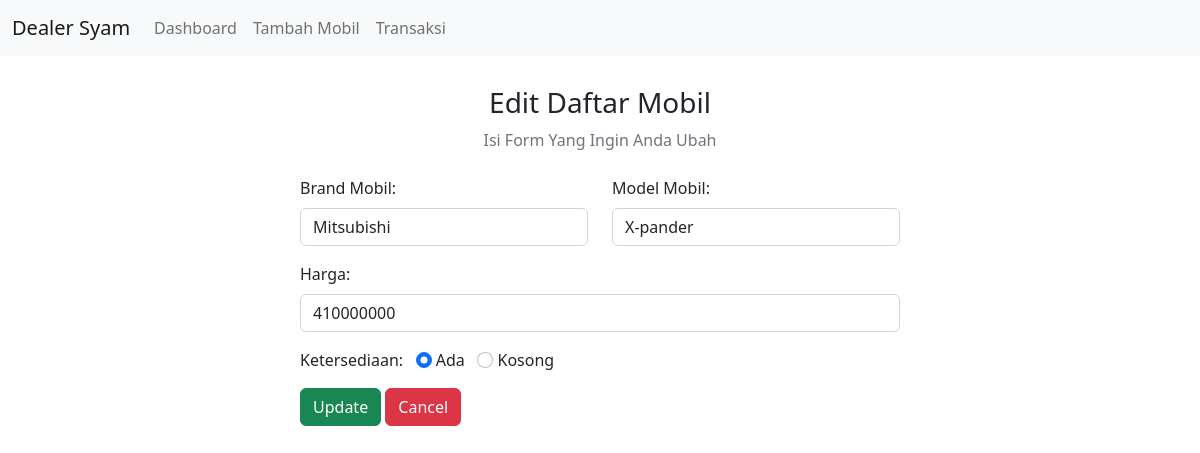
Page /edit.php?id=7448 on the committed database.
### tables this page shows
CREATE TABLE `produk` (
  `id` int(255) NOT NULL,
  `brand` varchar(255) NOT NULL,
  `model` varchar(255) NOT NULL,
  `harga` int(255) NOT NULL,
  `sedia` varchar(255) NOT NULL
);

### edit.php (the view, shortened to what this page needs)
<?php
include "db_conn.php"; include "header.php";
$id = $_GET["id"];
?>
<div class="container">
  <div class="text-center mb-4">
    <h3>Edit Daftar Mobil</h3>
    <p class="text-muted">Isi Form Yang Ingin Anda Ubah</p>
  </div>
  <?php
  $sql = "SELECT * FROM `produk` WHERE id = $id LIMIT 1";
  $result = mysqli_query($conn, $sql);
  $row = mysqli_fetch_assoc($result);
  ?>
  <div class="container d-flex justify-content-center">
    <form action="" method="post" style="width:50vw; min-width:300px;">
      <div class="row mb-3">
        <div class="col">
          <label class="form-label">Brand Mobil:</label>
          <input type="text" class="form-control" name="brand" value="<?php echo $row['brand'] ?>">
        </div>
        <div class="col">
          <label class="form-label">Model Mobil:</label>
          <input type="text" class="form-control" name="model" value="<?php echo $row['model'] ?>">
        </div>
      </div>
      <div class="mb-3">
        <label class="form-label">Harga:</label>
        <input type="harga" class="form-control" name="harga" value="<?php echo $row['harga'] ?>">
      </div>
      <div class="form-group mb-3">
        <label>Ketersediaan:</label>
        <input type="radio" class="form-check-input" name="sedia" id="ada" value="ada" <?php echo ($row["sedia"] == 'ada') ? "checked" : ""; ?>>
        <label for="male" class="form-input-label">Ada</label>
        <input type="radio" class="form-check-input" name="sedia" id="kosong" value="kosong" <?php echo ($row["sedia"] == 'kosong') ? "checked" : ""; ?>>
        <label for="female" class="form-input-label">Kosong</label>
      </div>
      <div>
        <button type="submit" class="btn btn-success" name="submit">Update</button>
        <a href="index.php" class="btn btn-danger">Cancel</a>
      </div>
    </form>
  </div>
</div>

### datatables/datatables.css (style rules this page uses)
:root { --dt-row-selected: 13, 110, 253; --dt-row-selected-text: 255, 255, 255; --dt-row-selected-link: 9, 10, 11; }

### rows in the picture
produk: brand "Mitsubishi", model "X-pander", harga "410000000", sedia "☑"
